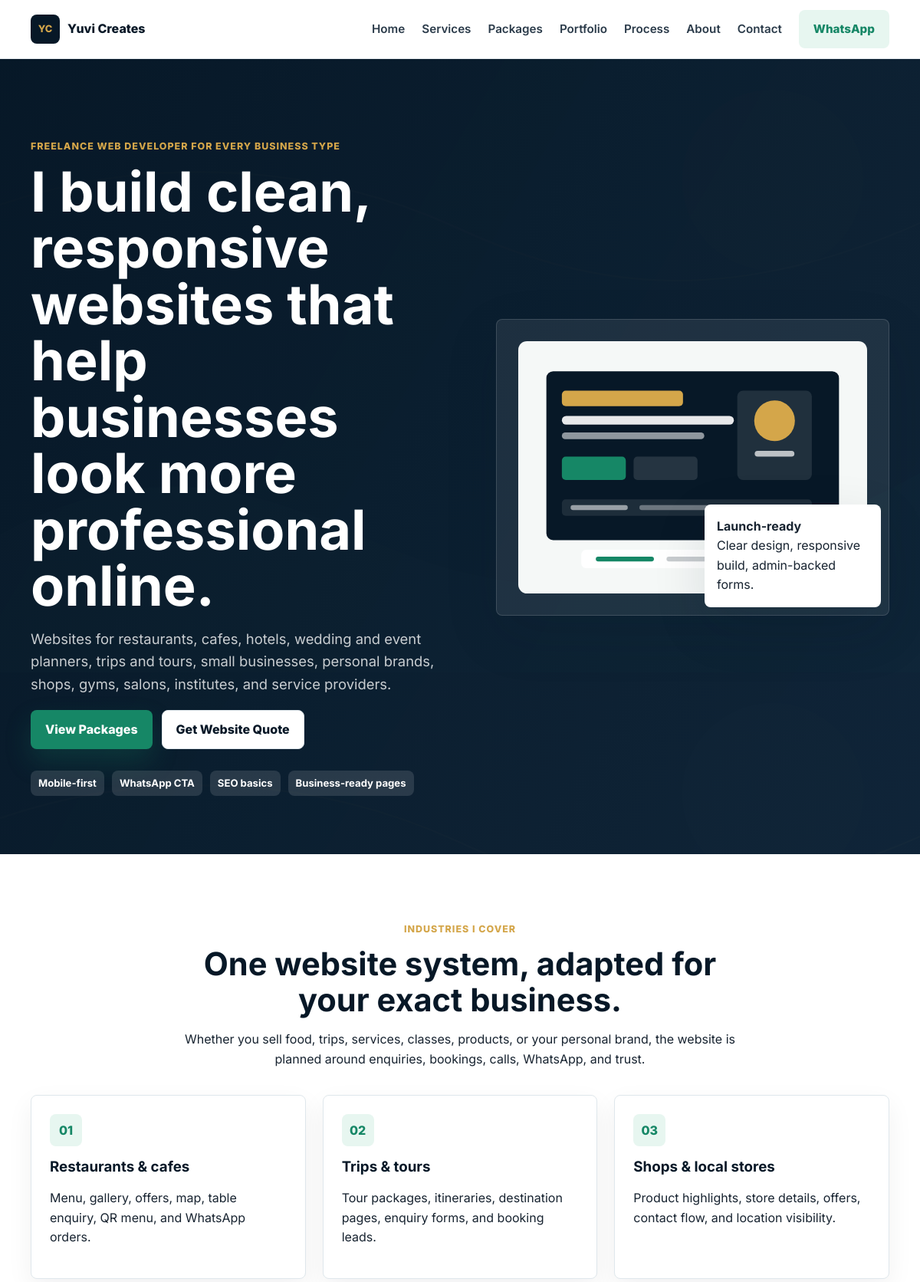
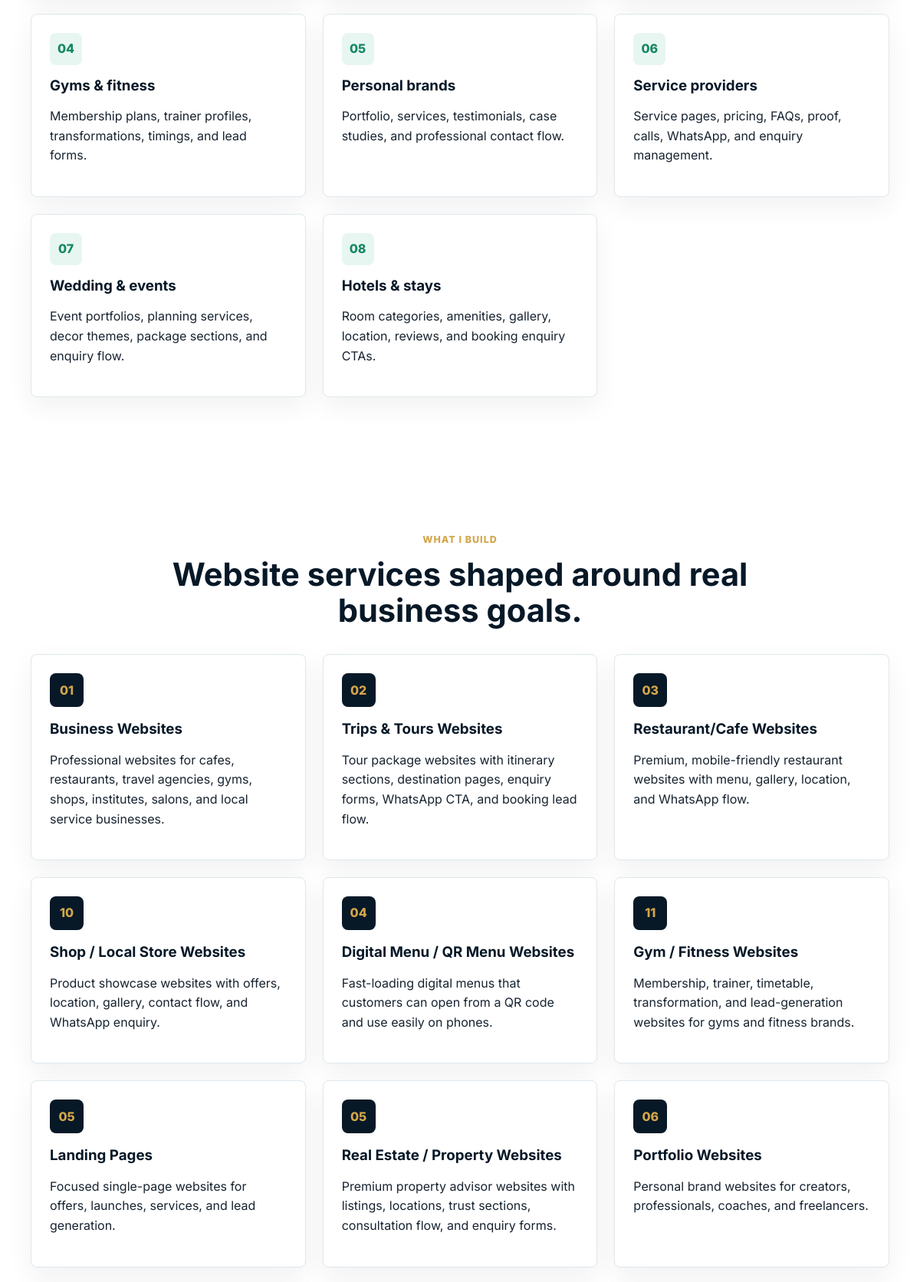
The page / (upper part) on the database its author committed (2 pictures, top to bottom).
### core/models.py (models this page shows, shortened)
class Service(models.Model):
    title = models.CharField(max_length=120)
    description = models.TextField()
    icon = models.CharField(max_length=40, blank=True)
    order = models.PositiveIntegerField(default=0)
    class Meta:
        ordering = ["order", "title"]

### core/views.py (the view)
# urls.py: path("", views.home, name="home"),
def home(request):
    ensure_default_content()
    return render(
        request,
        "home.html",
        {
            "services": Service.objects.all(),
            "packages": Package.objects.filter(is_featured=True)[:6],
            "projects": PortfolioProject.objects.all()[:3],
            "about_profile": AboutProfile.objects.filter(is_active=True).first(),
            "reviews": Review.objects.filter(is_featured=True)[:3],
        },
    )

### core/models.py (called while the page is built)
    def get_absolute_url(self):
        return reverse("checkout") + f"?package={self.pk}"

### core/views.py (called while the page is built, shortened)
def ensure_default_content():
    for index, (title, description, icon) in enumerate(SERVICES, start=1):
        Service.objects.get_or_create(
            title=title,
            defaults={"description": description, "icon": icon, "order": index},
        )
    for index, (title, description, stack) in enumerate(PORTFOLIO, start=1):
        PortfolioProject.objects.get_or_create(
            title=title,
            defaults={"description": description, "tech_stack": stack, "order": index},
        )
    PortfolioProject.objects.filter(title="Cricket Project: PitchQI").update(
        title="Cricket Intelligence Dashboard Demo"
    )

### templates/home.html (shortened to what this page needs)
{% extends "base.html" %}
{% load static %}
{% block content %}
<section class="hero section">
    <div class="container hero-grid">
        <div class="hero-copy reveal">
            <p class="eyebrow">Freelance web developer for every business type</p>
            <h1>I build clean, responsive websites that help businesses look more professional online.</h1>
            <p class="lead">Websites for restaurants, cafes, hotels, wedding and event planners, trips and tours, small businesses, personal brands, shops, gyms, salons, institutes, and service providers.</p>
            <div class="hero-actions">
                <a class="btn btn-primary" href="{% url 'packages' %}">View Packages</a>
                <a class="btn btn-secondary" href="{% url 'contact' %}">Get Website Quote</a>
            </div>
            <div class="trust-row" aria-label="Trust highlights">
                <span>Mobile-first</span>
                <span>WhatsApp CTA</span>
                <span>SEO basics</span>
                <span>Business-ready pages</span>
            </div>
        </div>
        <div class="hero-panel reveal">
            <img src="{% static 'images/workspace-placeholder.svg' %}" alt="Modern website planning workspace illustration">
            <div class="metric-card">
                <strong>Launch-ready</strong>
                <span>Clear design, responsive build, admin-backed forms.</span>
            </div>
        </div>
    </div>
</section>
<section class="section">
    <div class="container section-heading">
        <p class="eyebrow">Industries I cover</p>
        <h2>One website system, adapted for your exact business.</h2>
        <p>Whether you sell food, trips, services, classes, products, or your personal brand, the website is planned around enquiries, bookings, calls, WhatsApp, and trust.</p>
    </div>
    <div class="container industry-grid">
        <article class="industry-card reveal"><span>01</span><h3>Restaurants & cafes</h3><p>Menu, gallery, offers, map, table enquiry, QR menu, and WhatsApp orders.</p></article>
        <article class="industry-card reveal"><span>02</span><h3>Trips & tours</h3><p>Tour packages, itineraries, destination pages, enquiry forms, and booking leads.</p></article>
        <article class="industry-card reveal"><span>03</span><h3>Shops & local stores</h3><p>Product highlights, store details, offers, contact flow, and location visibility.</p></article>
        <article class="industry-card reveal"><span>04</span><h3>Gyms & fitness</h3><p>Membership plans, trainer profiles, transformations, timings, and lead forms.</p></article>
        <article class="industry-card reveal"><span>05</span><h3>Personal brands</h3><p>Portfolio, services, testimonials, case studies, and professional contact flow.</p></article>
        <article class="industry-card reveal"><span>06</span><h3>Service providers</h3><p>Service pages, pricing, FAQs, proof, calls, WhatsApp, and enquiry management.</p></article>
        <article class="industry-card reveal"><span>07</span><h3>Wedding & events</h3><p>Event portfolios, planning services, decor themes, package sections, and enquiry flow.</p></article>
        <article class="industry-card reveal"><span>08</span><h3>Hotels & stays</h3><p>Room categories, amenities, gallery, location, reviews, and booking enquiry CTAs.</p></article>
    </div>
</section>
<section class="section">
    <div class="container section-heading">
        <p class="eyebrow">What I build</p>
        <h2>Website services shaped around real business goals.</h2>
    </div>
    <div class="container card-grid three">
        {% for service in services %}
            <a class="service-card service-card-link reveal" href="{% url 'service_demo' service.pk service.title|slugify %}">
                <span class="card-index">{{ service.icon }}</span>
                <h3>{{ service.title }}</h3>
                <p>{{ service.description }}</p>
            </a>
        {% endfor %}
    </div>
</section>
{% endblock %}

### static/css/style.css (style rules this page uses)
:root { --navy: #071827; --navy-2: #10263a; --ink: #172330; --muted: #667789; --line: #dfe7ec; --paper: #ffffff; --soft: #f5f8f7; --gold: #d4a64a; --gold-soft: #fff3d8; --green: #168766; --green-soft: #e7f6f0; --shadow: 0 24px 70px rgba(7, 24, 39, 0.12); }
* { box-sizing: border-box; }
html { scroll-behavior: smooth; }
body { margin: 0; font-family: "Inter", system-ui, -apple-system, BlinkMacSystemFont, "Segoe UI", sans-serif; color: var(--ink); background: var(--paper); line-height: 1.6; }
img { display: block; max-width: 100%; }
a { color: inherit; text-decoration: none; }
.container { width: min(1120px, calc(100% - 32px)); margin: 0 auto; }
.section { padding: 88px 0; }
.btn { display: inline-flex; align-items: center; justify-content: center; min-height: 44px; padding: 12px 18px; border-radius: 8px; border: 1px solid transparent; font-weight: 800; cursor: pointer; transition: transform 0.2s ease, box-shadow 0.2s ease, background 0.2s ease; }
.btn-primary { background: var(--green); color: #fff; box-shadow: 0 16px 34px rgba(22, 135, 102, 0.24); }
.btn-secondary { background: var(--paper); color: var(--navy); border-color: var(--line); }
.hero { background: linear-gradient(120deg, rgba(7, 24, 39, 0.96), rgba(16, 38, 58, 0.9)), url("../images/hero-texture.svg"); color: #fff; padding: 104px 0 76px; }
.hero-grid, .about-grid, .contact-grid, .checkout-grid, .value-grid, .split, .process-preview { display: grid; gap: 40px; align-items: center; }
.hero-grid, .about-grid, .contact-grid, .checkout-grid, .value-grid { grid-template-columns: minmax(0, 1.05fr) minmax(320px, 0.95fr); }
.hero h1, .page-hero h1 { margin: 0; font-size: clamp(2.35rem, 6vw, 4.5rem); line-height: 1.02; letter-spacing: 0; }
.hero .lead, .page-hero .lead { color: rgba(255, 255, 255, 0.78); font-size: 1.15rem; max-width: 700px; }
.eyebrow { margin: 0 0 12px; color: var(--gold); font-weight: 800; text-transform: uppercase; letter-spacing: 0.08em; font-size: 0.78rem; }
.hero-actions, .price-top { display: flex; flex-wrap: wrap; gap: 12px; align-items: center; }
.trust-row { display: flex; flex-wrap: wrap; gap: 10px; margin-top: 28px; }
.trust-row span, .tag { display: inline-flex; align-items: center; min-height: 30px; padding: 6px 10px; border-radius: 8px; background: rgba(255, 255, 255, 0.12); color: inherit; font-weight: 700; font-size: 0.82rem; }
.hero-panel { position: relative; background: rgba(255, 255, 255, 0.08); border: 1px solid rgba(255, 255, 255, 0.14); border-radius: 8px; padding: 28px; box-shadow: var(--shadow); }
.hero-panel img, .about-image img { border-radius: 8px; }
.metric-card { position: absolute; right: 10px; bottom: 10px; max-width: 230px; padding: 16px; border-radius: 8px; background: #fff; color: var(--ink); box-shadow: var(--shadow); }
.metric-card strong, .metric-card span { display: block; }
.section-heading { text-align: center; max-width: 760px; margin: 0 auto 34px; }
h1, h2, h3, h4, p { overflow-wrap: anywhere; }
h2 { margin: 0 0 12px; color: var(--navy); font-size: clamp(1.8rem, 4vw, 2.6rem); line-height: 1.12; letter-spacing: 0; }
h3 { margin: 0 0 10px; color: var(--navy); line-height: 1.2; }
.card-grid { display: grid; gap: 22px; align-items: stretch; }
.card-grid.three { grid-template-columns: repeat(3, minmax(0, 1fr)); }
.service-card, .industry-card, .testimonial-card, .price-card, .portfolio-card, .form-card, .summary-card, .contact-panel, .note-box, .status-card, .faq-item, .timeline article { background: #fff; border: 1px solid var(--line); border-radius: 8px; padding: 24px; box-shadow: 0 12px 34px rgba(7, 24, 39, 0.06); }
.service-card-link { display: block; transition: transform 0.2s ease, border-color 0.2s ease, box-shadow 0.2s ease; }
.industry-grid, .testimonial-grid { display: grid; grid-template-columns: repeat(3, minmax(0, 1fr)); gap: 22px; }
.industry-card span { display: inline-grid; place-items: center; width: 42px; height: 42px; margin-bottom: 16px; border-radius: 8px; background: var(--green-soft); color: var(--green); font-weight: 800; }
.industry-card h3, .testimonial-card strong { color: var(--navy); }
.card-index { display: inline-grid; place-items: center; width: 44px; height: 44px; margin-bottom: 18px; border-radius: 8px; background: var(--navy); color: var(--gold); font-weight: 800; }
.reveal { opacity: 0; transform: translateY(16px); transition: opacity 0.55s ease, transform 0.55s ease; }
.reveal.visible { opacity: 1; transform: translateY(0); }

### rows shown on the page
Service: icon "01", title "Business Websites", description "Professional websites for cafes, restaurants, travel agencies, gyms, shops, institutes, salons, and local service businesses."
Service: icon "02", title "Trips & Tours Websites", description "Tour package websites with itinerary sections, destination pages, enquiry forms, WhatsApp CTA, and booking lead flow."
Service: icon "03", title "Restaurant/Cafe Websites", description "Premium, mobile-friendly restaurant websites with menu, gallery, location, and WhatsApp flow."
Service: icon "10", title "Shop / Local Store Websites", description "Product showcase websites with offers, location, gallery, contact flow, and WhatsApp enquiry."
Service: icon "04", title "Digital Menu / QR Menu Websites", description "Fast-loading digital menus that customers can open from a QR code and use easily on phones."
Service: icon "11", title "Gym / Fitness Websites", description "Membership, trainer, timetable, transformation, and lead-generation websites for gyms and fitness brands."
Service: icon "05", title "Landing Pages", description "Focused single-page websites for offers, launches, services, and lead generation."
Service: icon "05", title "Real Estate / Property Websites", description "Premium property advisor websites with listings, locations, trust sections, consultation flow, and enquiry forms."
Service: icon "06", title "Portfolio Websites", description "Personal brand websites for creators, professionals, coaches, and freelancers."
